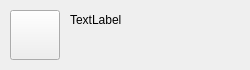
<?xml version="1.0" encoding="UTF-8"?>
<ui version="4.0">
 <class>ItemWidget</class>
 <widget class="QWidget" name="ItemWidget">
  <property name="geometry">
   <rect>
    <x>0</x>
    <y>0</y>
    <width>250</width>
    <height>70</height>
   </rect>
  </property>
  <property name="minimumSize">
   <size>
    <width>250</width>
    <height>70</height>
   </size>
  </property>
  <property name="maximumSize">
   <size>
    <width>250</width>
    <height>70</height>
   </size>
  </property>
  <property name="windowTitle">
   <string>Form</string>
  </property>
  <widget class="QPushButton" name="Button">
   <property name="geometry">
    <rect>
     <x>10</x>
     <y>10</y>
     <width>50</width>
     <height>50</height>
    </rect>
   </property>
   <property name="minimumSize">
    <size>
     <width>50</width>
     <height>50</height>
    </size>
   </property>
   <property name="maximumSize">
    <size>
     <width>50</width>
     <height>50</height>
    </size>
   </property>
   <property name="styleSheet">
    <string notr="true">border-image: url(:/resource/head.jpg);</string>
   </property>
   <property name="text">
    <string/>
   </property>
  </widget>
  <widget class="QLabel" name="labelName">
   <property name="geometry">
    <rect>
     <x>70</x>
     <y>10</y>
     <width>150</width>
     <height>20</height>
    </rect>
   </property>
   <property name="minimumSize">
    <size>
     <width>150</width>
     <height>20</height>
    </size>
   </property>
   <property name="maximumSize">
    <size>
     <width>150</width>
     <height>20</height>
    </size>
   </property>
   <property name="text">
    <string>TextLabel</string>
   </property>
  </widget>
  <widget class="QLabel" name="labelStatus">
   <property name="geometry">
    <rect>
     <x>70</x>
     <y>40</y>
     <width>20</width>
     <height>20</height>
    </rect>
   </property>
   <property name="text">
    <string/>
   </property>
  </widget>
  <widget class="QLabel" name="labelTextStatus">
   <property name="geometry">
    <rect>
     <x>100</x>
     <y>40</y>
     <width>70</width>
     <height>20</height>
    </rect>
   </property>
   <property name="minimumSize">
    <size>
     <width>70</width>
     <height>20</height>
    </size>
   </property>
   <property name="maximumSize">
    <size>
     <width>70</width>
     <height>20</height>
    </size>
   </property>
   <property name="text">
    <string/>
   </property>
  </widget>
  <widget class="QLabel" name="labelNew">
   <property name="geometry">
    <rect>
     <x>180</x>
     <y>40</y>
     <width>60</width>
     <height>20</height>
    </rect>
   </property>
   <property name="text">
    <string/>
   </property>
  </widget>
 </widget>
 <resources/>
 <connections/>
</ui>
